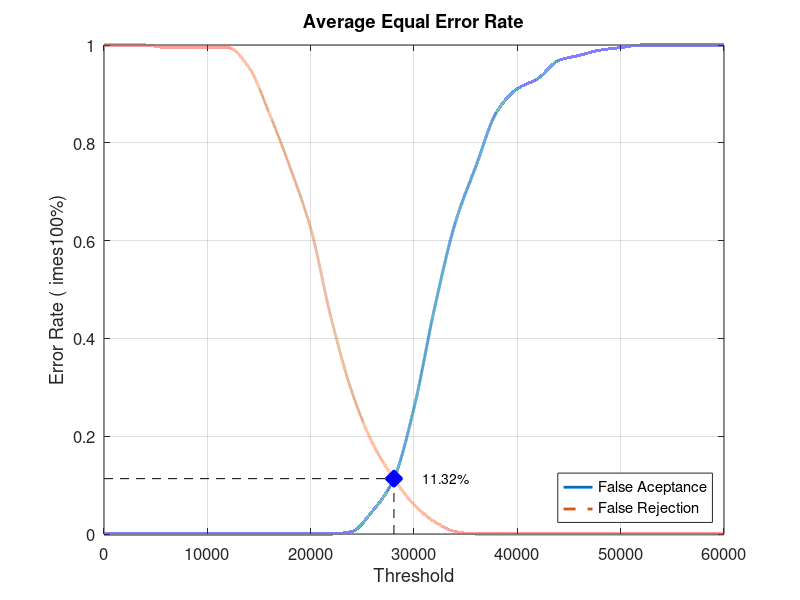
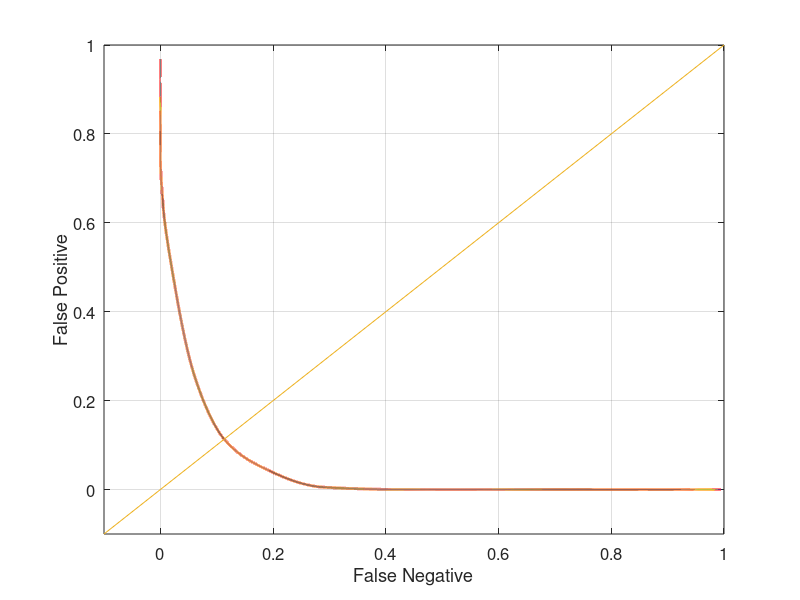

Reproduce these figures in MATLAB, in order.
close all;
clear;
clc;
x = 0:2000:60000;
xq = 0:0.5:60000;

y0 = [0 0 0 0 0 0 0 0 0 0 0 0 0.00526316 0.0473684 0.110526 0.257895 0.463158 0.636842 0.752632 0.863158 0.910526 0.931579 0.968421 0.978947 0.989474 0.994737 1 1 1 1 1]
yy0 = interp1(x, y0, xq, 'pchip');
y1 = [1 1 1 0.995 0.995 0.995 0.995 0.955 0.86 0.75 0.625 0.44 0.29 0.185 0.115 0.06 0.025 0.005 0 0 0 0 0 0 0 0 0 0 0 0 0]
yy1 = interp1(x, y1, xq, 'pchip');

% Calculating EER: 
y2 = abs(y0 - y1);
find(y2 == min(y2))
yy2 = abs(yy0 - yy1);
xEER = find(yy2 == min(yy2));
xEERIndex = xq(xEER) % X-axis EER
yEER = yy0(xEER) % Y-axis EER

main = figure
plot(xq, yy0,'-','LineWidth', 2);	hold on
plot(xq, yy1,'--','LineWidth', 2);	hold on
plot([xEERIndex xEERIndex], [0 yEER], 'k--');	hold on
plot([0 xEERIndex], [yEER yEER], 'k--');	hold on
plot(xEERIndex, yEER, 'bx', 'LineWidth', 10);	hold on
text(xEERIndex + 10 * xEERIndex / 100, yEER, [num2str(round((10000 * yEER)) / 100) '%'])
legend('False Aceptance', 'False Rejection', 'Location', 'SouthEast')
xlabel('Threshold')
ylabel('Error Rate (	imes100%)')
title('Average Equal Error Rate')
set(gca, 'FontSize', 12)
axis([0 60000 0 1])
grid on

print(main, 'Database5_4Main', '-dpng');
FNRxFPR = figure('Color', [1 1 1]);
plot(yy1, yy0, '-', yy1, yy0, 'LineWidth', 2);
hold on
y = -0.1:0.1:1
plot(y, y); 
set(gca, 'FontSize', 12)
xlabel('False Negative')
ylabel('False Positive')
axis([-0.1 1 -0.1 1])
set(gca, 'FontSize', 12)
grid on

print(FNRxFPR, 'Database5_4FNRxFPR','-dpng');
